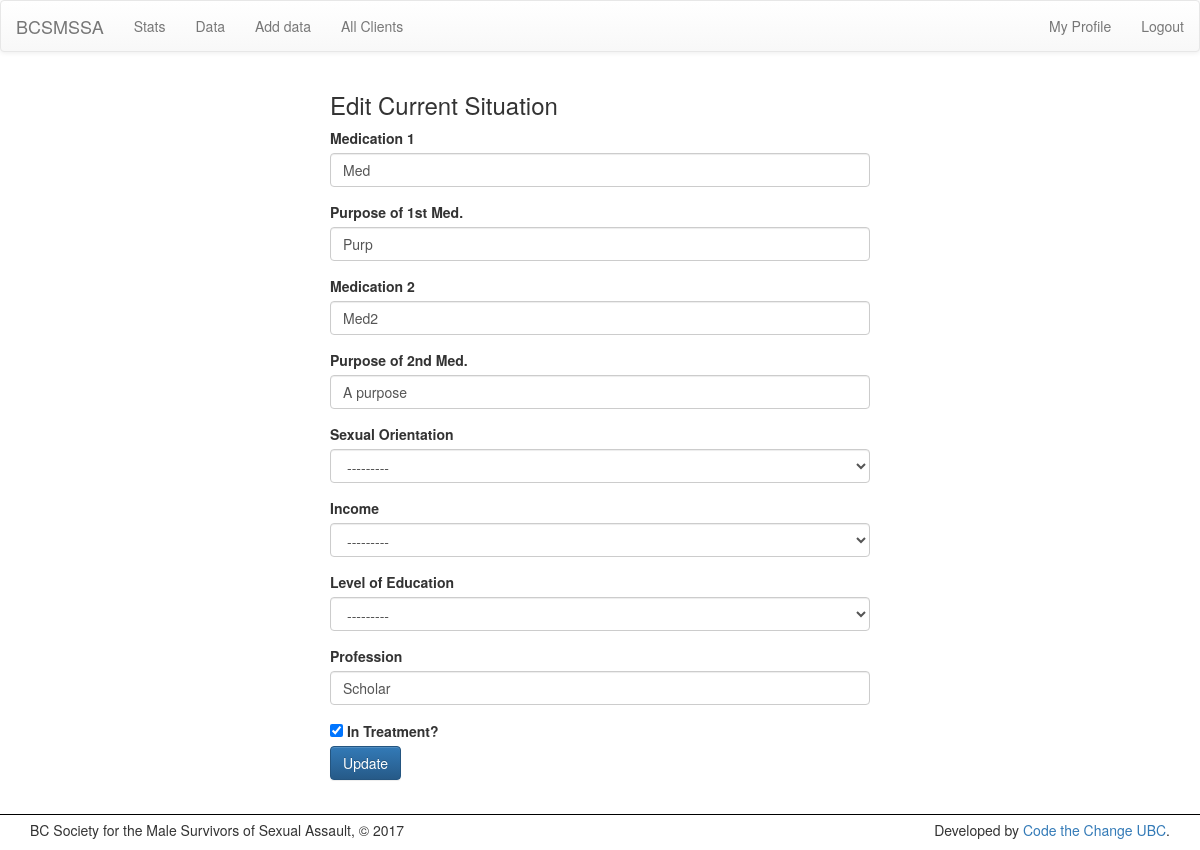
The page /edit-situation/1 (signed in) on the database as committed earlier.
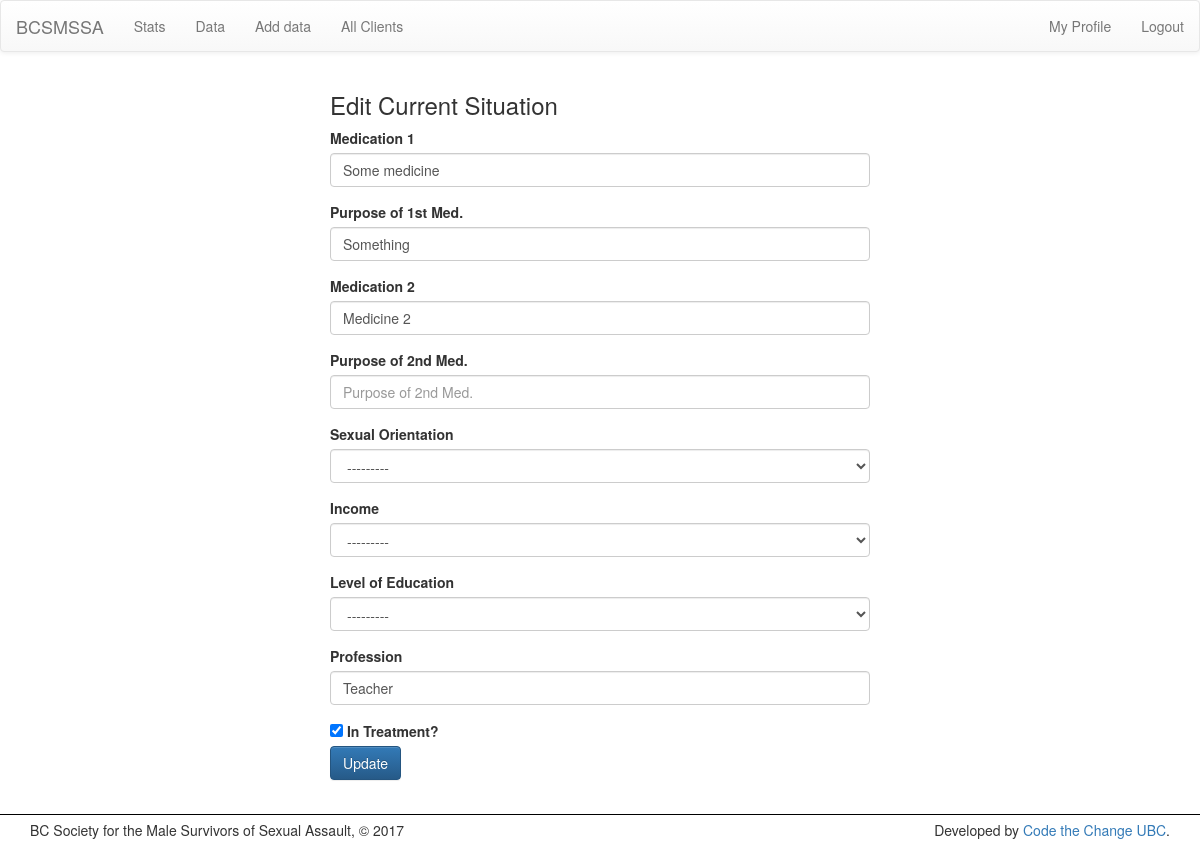
The same page on the database as committed later.
### stats/models.py (models this page shows, shortened)
class CurrentSituation( models.Model ):
    abuse               = models.ForeignKey( Abuse, on_delete=models.CASCADE, verbose_name="Associated Client ID")
    het = "Heterosexual"
    hom = "Homosexual"
    bi = "Bisexual"
    trans = "Transexual"
    other = "Other"
    sex_choices = [ (het, het),
                    (hom, hom),
                    (bi, bi),
                    (trans, trans),
                    (other, other)]
    edu1 = "Secondary education or less"
    edu2 = "Diploma Program"
    edu3 = "Post-graduate - Bachelors"
    edu4 = "Post-graduate - Graduate"
    edu5 = "Post-graduate - Professional"
    edu6 = "Post-graduate - Doctorate"
    edu_choices = [ (edu1, edu1),
                    (edu2, edu2),
                    (edu3, edu3),
                    (edu4, edu4),
                    (edu5, edu5),
                    (edu6, edu6) ]
    inc1 = "Less than $20,000"
    inc2 = "$20,000 - $34,999"
    inc3 = "$35,000 - $49,999"
    inc4 = "$50,000 - $75,999"
    inc5 = "$75,000 - $99,999"
    inc6 = "$100,000 - $149,999"
    inc7 = "$150,000 - $199,999"
    inc8 = "$200,000 or more"
    income_choices = [ (inc1, inc1),
                        (inc2, inc2),
                        (inc3, inc3),
                        (inc4, inc4),
                        (inc5, inc5),
                        (inc6, inc6),
                        (inc7, inc7),
                        (inc8, inc8)]
    medication1         = models.CharField(max_length=50,   blank=True, verbose_name="Medication 1")
    purpose1            = models.CharField(max_length=150,  blank=True, verbose_name="Purpose of 1st Med.")
    medication2         = models.CharField(max_length=50,   blank=True, verbose_name="Medication 2")
    purpose2            = models.CharField(max_length=150,  blank=True, verbose_name="Purpose of 2nd Med.")
    sexual_orientation  = models.CharField(max_length=10,   blank=True, verbose_name="Sexual Orientation" ,choices=sex_choices)
    income              = models.CharField(max_length=50,   blank=True, verbose_name="Income", choices=income_choices)
    level_of_education  = models.CharField(max_length=50,   blank=True, verbose_name="Level of Education", choices=edu_choices)
    profession          = models.CharField(max_length=50,   blank=True, verbose_name="Profession")
    in_treatment        = models.BooleanField(              blank=True, verbose_name="In Treatment?")

### stats/views.py (the view)
# urls.py: url(r'^edit-situation/(?P<pk>[0\w-]+)$', views.SituationUpdate.as_view(), name='edit_situation'),
class SituationUpdate(LoginRequiredMixin, SuccessMessageMixin, UpdateView):
    model = CurrentSituation
    fields = [f.name for f in CurrentSituation._meta.get_fields()[2:]]
    template_name = 'stats/edit.html'
    success_url = '/clients'
    success_message = "Situation was updated successfully!"
    def get_context_data(self, **kwargs):
        context = super(UpdateView, self).get_context_data(**kwargs)
        context['edit_header'] = "Edit Current Situation"
        return context

### stats/templates/stats/edit.html (shortened to what this page needs)
{% extends 'stats/base.html' %}
{% load bootstrap3 %}
{% block body %}
	<div class='container col-sm-6 col-sm-offset-3'>
		<h3>{{ edit_header }}</h3>
		<form action="" method="post">
		    {% bootstrap_form form %}
		    <input class='btn btn-primary' type="submit" value="Update" />
		</form>
	</div>
{% endblock %}

Rows that differ between the two databases and show on the page:
changed CurrentSituation: medication1 "Med" → "Some medicine"; purpose1 "Purp" → "Something"; medication2 "Med2" → "Medicine 2"; purpose2 "A purpose" → (not shown); profession "Scholar" → "Teacher"
